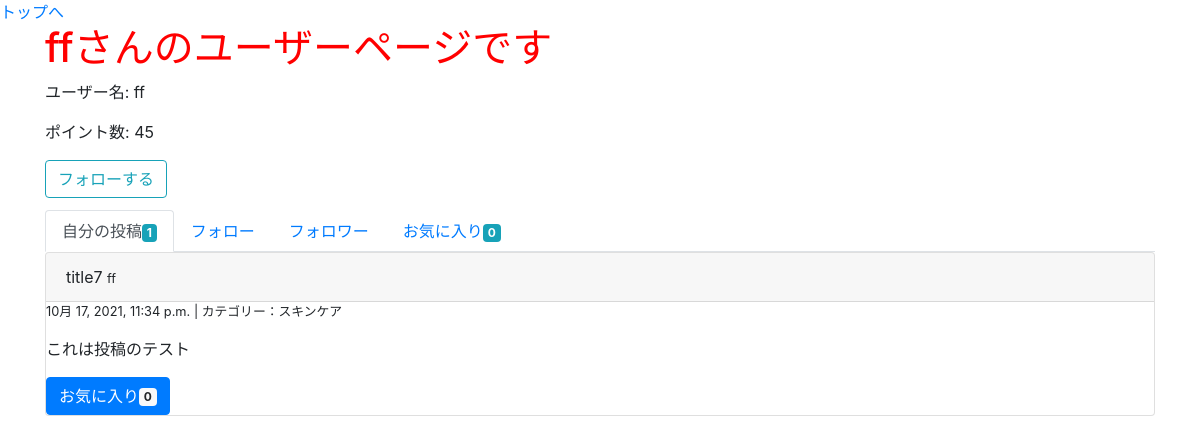
Before: /user/7/ (signed in) with the older database file.
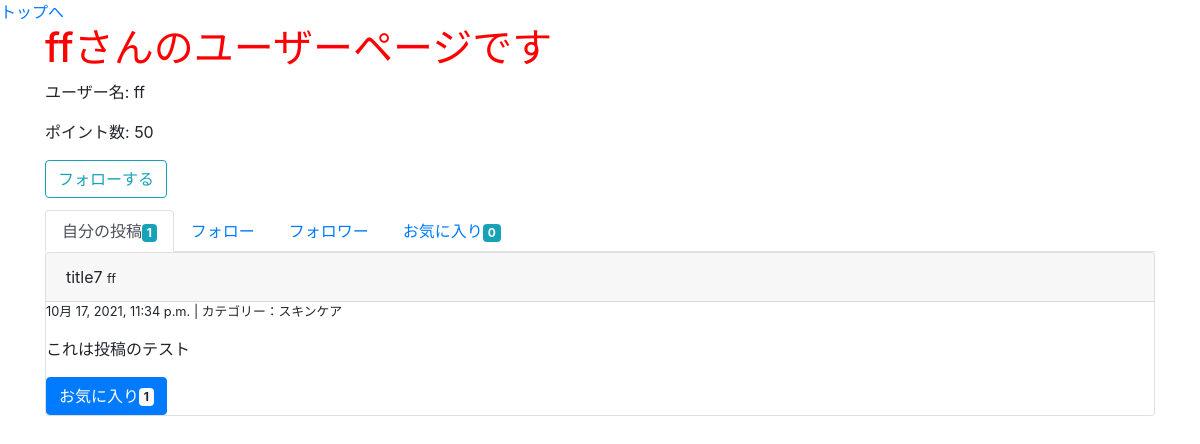
After: the same page with the newer database file.
### groomings/models.py (models this page shows, shortened)
class User(AbstractBaseUser, PermissionsMixin):
    username = models.CharField(max_length=150)
    email = models.EmailField(max_length=255, unique=True)
    point = models.IntegerField(default=50)
    follow = models.ManyToManyField(
        'self', blank=True, symmetrical=False, related_name="follower"
    )
    is_active = models.BooleanField(default=True)
    is_staff = models.BooleanField(default=False) # 管理画面にログインできるかどうか
    USERNAME_FIELD = 'email' # このテーブルのレコードを一意に識別
    REQUIRED_FIELDS = ['username'] # スーパーユーザー作成時に入力する(emailとパスワードは必須だからそれ以外で)
    objects = UserManager()

class Date(models.Model):
    created_at = models.DateTimeField(default=now)
    class Meta:
        abstract = True

class Post(Date):
    title = models.CharField(max_length=30, null=True, blank=True)
    image = models.FileField(upload_to='post_image/', null=True)
    text = models.TextField(null=True, blank=True)
    user = models.ForeignKey(
        'User', on_delete=models.CASCADE, related_name="user_post"
    )
    favorite = models.ManyToManyField(User, related_name="user_favo_post")
    category = models.CharField(max_length=15, default='カテゴリーなし')
    class Meta:
        db_table = 'post'

### groomings/views.py (the view)
# urls.py: path(r'user/<int:user_id>/', views.user, name = 'user'), # ユーザー個人ページ
@login_required
def user(request, user_id):
    user = User.objects.get(pk=user_id)
    my_follows = request.user.follow.all()
    posts = user.user_post.all()
    posts_count = user.user_post.all().count()
    favo_count = user.user_favo_post.all().count()
    return render(request, 'groomings/user.html', context={"page_owner": user, "my_follows": my_follows, "posts": posts, "posts_count": posts_count, "favo_count": favo_count})

### groomings/templatetags/tag_event.py (called while the page is built)
@register.filter(name="count_favo")
def count_favo(post):
    return post.favorite.all().count()

### groomings/templates/groomings/user.html
{% extends "groomings/_user.html" %}
{% load tag_event %}
{% block posts %}
  <ul class="nav nav-tabs">
    <li class="nav-item"><a href="{% url 'groomings:user' page_owner.id %}" class="nav-link active">自分の投稿<span class="badge badge-info">{{ posts_count }}</span></a></li>
    <li class="nav-item"><a href="{% url 'groomings:followee' page_owner.id %}" class="nav-link">フォロー</a></li>
    <li class="nav-item"><a href="{% url 'groomings:follower' page_owner.id %}" class="nav-link">フォロワー</a></li>
    <li class="nav-item"><a href="{% url 'groomings:user_favo' page_owner.id %}" class="nav-link">お気に入り<span class="badge badge-info">{{ favo_count }}</span></a></li>
  </ul>
  {% for post in posts %}
    <div class="post card">
      <div class="card-header">
        {{ post.title }}
        <small>{{ post.user.username }}</small>
      </div>
      <div class="body">
        <p class="small">{{ post.created_at }} | カテゴリー：{{ post.category }}</p>
        <p>{{ post.text }}</p>
        <button class="btn btn-primary">お気に入り<span class="badge badge-light">{{ post | count_favo }}</span></button>
      </div>
    </div>
  {% endfor %}
{% endblock %}

### groomings/templates/groomings/_user.html (shortened to what this page needs)
{% extends "groomings/base.html" %}
{% block content %}
  <h1 >{{ page_owner.username }}さんのユーザーページです</h1>
  <div class="card-title">
    <p>ユーザー名: {{ page_owner.username }}</p>
    <p>ポイント数: {{ page_owner.point }}</p>
    {% if page_owner != request.user %}
      {% if page_owner in my_follows %}
      <a href="{% url 'groomings:unfollow' page_owner.id %}" class="btn btn-outline-danger">フォロー解除</a>
      {% else %}
      <a href="{% url 'groomings:follow' page_owner.id %}" class="btn btn-outline-info">フォローする</a>
      {% endif %}
    {% endif %}
  </div>
  <div>
    {% block posts %}{% endblock %}
  </div>
{% endblock %}

Changed rows visible on the page:
changed User "ff": point "45" → "50"
computed for Post "title7": id "0" → "1"
